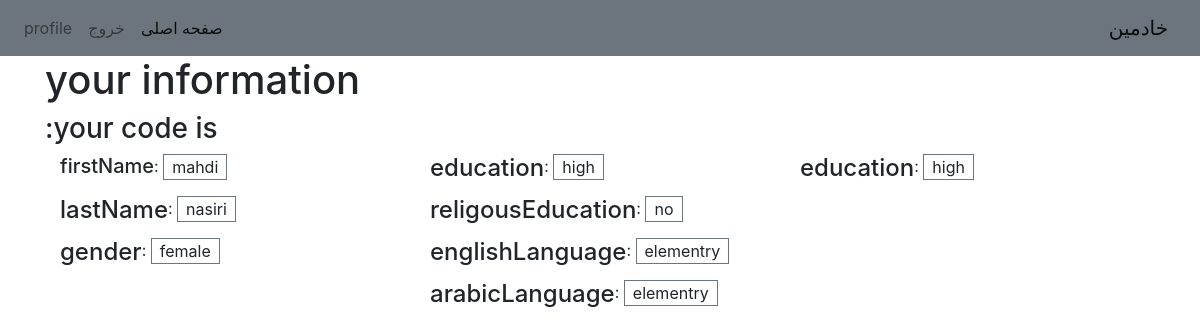
Page /users/done/ (signed in) on the earlier database version.
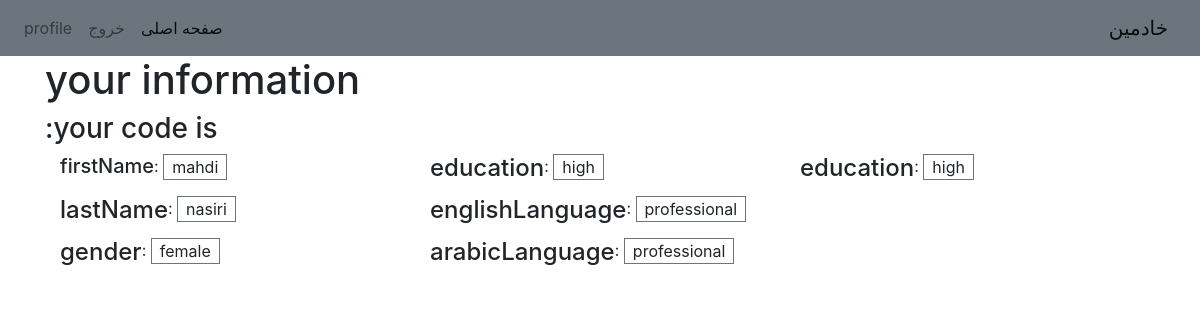
Same page on the later database version.
### users/models.py (models this page shows)
class Information(models.Model):
    user = models.OneToOneField(User, on_delete=models.CASCADE, primary_key=True)
    firstName = models.CharField(max_length=15)
    lastName = models.CharField(max_length=20)
    birthPlace = models.CharField(max_length=15)
    gender = models.CharField(max_length=1)
    phone_number = models.CharField(max_length=17)
    email = models.EmailField(max_length=25)
    province = models.CharField(max_length=18)
    city = models.CharField(max_length=15)
    address = models.CharField(max_length=40)
    education = models.CharField(max_length=1)
    field = models.CharField(max_length=20, blank=True)
    university = models.CharField(max_length=20, blank=True)
    studentNumber = models.CharField(max_length=9)
    religousEducation = models.CharField(max_length=20)
    englishLanguage = models.IntegerField(default=0)
    arabicLanguage = models.IntegerField(default=0)
    fisically = models.IntegerField(default=0)
    defective = models.CharField(max_length=40, blank=True)
    disease = models.CharField(max_length=15, blank=True)
    drugs = models.CharField(max_length=15, blank=True)

### users/views.py (the view)
# urls.py: path('done/', views.done, name='users-done'),
def done(request):
    user_information = Information.objects.get(user=request.user)
    return render(request, 'users/done.html', {'data': user_information})

### users/models.py (called while the page is built)
    @property
    def is_active(self):
        return self.active

### users/templates/users/done.html (shortened to what this page needs)
{% extends "blog/index.html" %}
{% block content %}
<h1>your information</h1>
<h3>your code is: {{ random }} </h3>
{% if user.is_authenticated %}
    <div class="container" dir="ltr">
    <div class="row">
        <div class="col-4">
        <div class="d-flex"><h5>firstName </h5>:&nbsp;<p class="border border-secondary px-2">{{ data.firstName }}</p></div>
        <div class="d-flex"><h4>lastName</h4>:&nbsp;<p class="border border-secondary px-2"> {{ data.lastName }}</p></div>
        {% if data.gender is 0 %}
        <div class="d-flex"><h4>gender</h4>:&nbsp;<p class="border border-secondary px-2">man</p></div>
        {% else %}
        <div class="d-flex"><h4>gender</h4>:&nbsp;<p class="border border-secondary px-2">female</p></div>
        {% endif %}
        </div>
        <div class="col-4">
        {% if data.education is '1' %}
        <div class="d-flex"><h4>education</h4>:&nbsp;<p class="border border-secondary px-2">low</p></div>
        {% else %}
        <div class="d-flex"><h4>education</h4>:&nbsp;<p class="border border-secondary px-2">high</p></div>
        {% endif %}
        {% if data.religousEducation %}
        <div class="d-flex"><h4>religousEducation</h4>:&nbsp;<p class="border border-secondary px-2">{{ data.religousEducation }}</p></div>
        {% endif %}
        {% if data.englishLanguage == 1 %}
        <div class="d-flex"><h4>englishLanguage</h4>:&nbsp;<p class="border border-secondary px-2">elementry</p></div>
        {% elif data.englishLanguage == 2 %}
        <div class="d-flex"><h4>englishLanguage</h4>:&nbsp;<p class="border border-secondary px-2">intermediate</p></div>
        {% else %}
        <div class="d-flex"><h4>englishLanguage</h4>:&nbsp;<p class="border border-secondary px-2">professional</p></div>
        {% endif %}
        {% if data.arabicLanguage == 1 %}
        <div class="d-flex"><h4>arabicLanguage</h4>:&nbsp;<p class="border border-secondary px-2">elementry</p></div>
        {% elif data.arabicLanguage == 2 %}
        <div class="d-flex"><h4>arabicLanguage</h4>:&nbsp;<p class="border border-secondary px-2">intermediate</p></div>
        {% else %}
        <div class="d-flex"><h4>arabicLanguage</h4>:&nbsp;<p class="border border-secondary px-2">professional</p></div>
        {% endif %}
        </div>
        <div class="col-4">
        {% if data.education is '1' %}
        <div class="d-flex"><h4>education</h4>:&nbsp;<p class="border border-secondary px-2">low</p></div>
        {% else %}
        <div class="d-flex"><h4>education</h4>:&nbsp;<p class="border border-secondary px-2">high</p></div>
        {% endif %}
        </div>
    </div>
    </div>
{% endif %}
{% endblock %}

Differences in the rows shown:
changed Information "mahdi": englishLanguage 1 → 0 (drawn); arabicLanguage 1 → 0 (drawn); religousEducation "no" → (not shown)
Other differences:
text no longer shown: "religousEducation elementry elementry"
text now shown: "professional professional"
